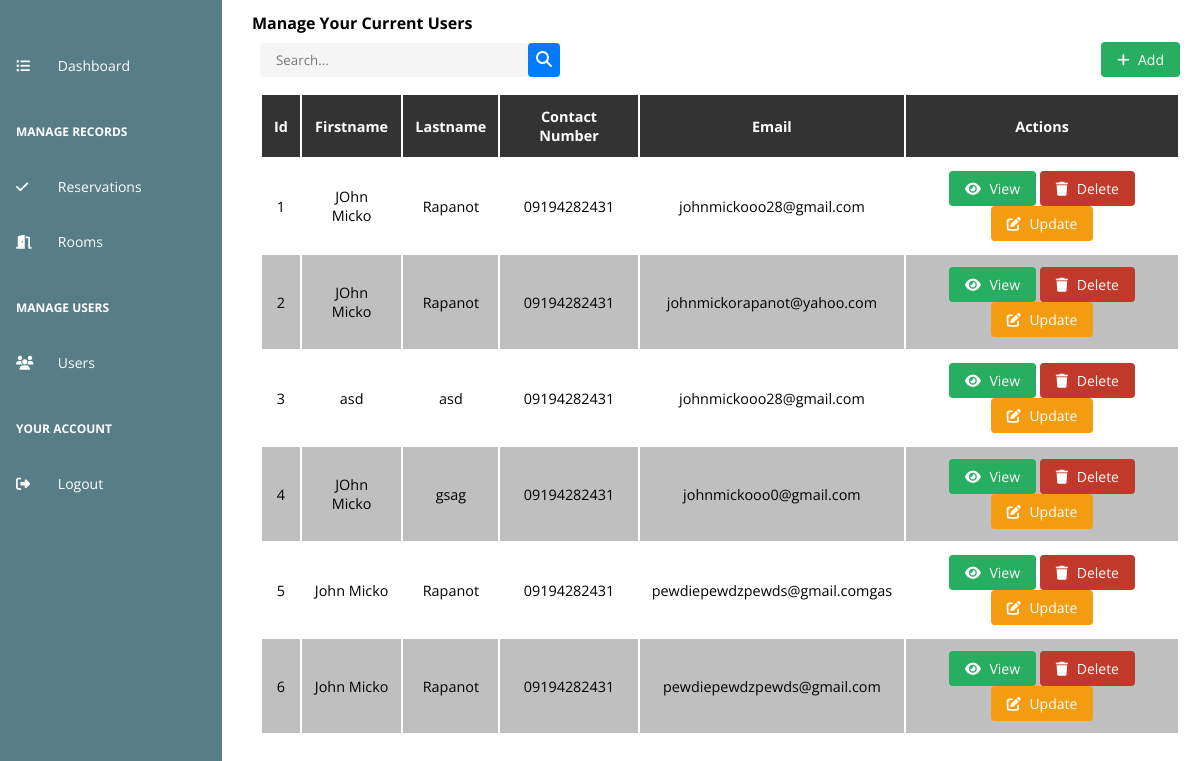
/admin/users.php, run on the app's committed database.
### tables this page shows
CREATE TABLE `users` (
  `id` int(11) NOT NULL,
  `firstname` varchar(255) NOT NULL,
  `lastname` varchar(255) NOT NULL,
  `contact_number` varchar(255) NOT NULL,
  `email` varchar(255) NOT NULL,
  `password` varchar(255) NOT NULL,
  `created_at` datetime NOT NULL DEFAULT current_timestamp(),
  `updated_at` datetime NOT NULL DEFAULT current_timestamp()
);

### admin/components/Table.php (the view, shortened to what this page needs)
<?php
class Table
{
    private $tbl, $header, $content, $id, $styles, $attributes, $columns, $form;
    public function __construct($tbl)
    {
        $this->tbl = $tbl;
    }
    public function build_header()
    {
        $header = "";
        $keys = array_keys($this->tbl[0]);
        foreach ($keys as $th) {
            $newTh = str_replace("_", " ", $th);
            $header .= "<th>$newTh</th>";
        }
        $header .= "<th>Actions</th>";
    }
    public function build_rows()
    {
        $rows = "";
        foreach ($this->tbl as $key => $row) {
            $rows .= "<tr>";
            $targetId = 0;
            foreach ($row as $subKey => $subRow) {
                $rows .= "<td>$subRow</td>";
                if($subKey == "id") $targetId = $subRow;
            }
            $rows .= <<<ACT
            <td>
                <button class="action-button view-button" method="view" target-modal="view_reservation_modal" target-id="{$targetId}"
                    target-form="{$this->getForm()}ViewForm" data-function="fetch_user_rooms">
                    <i class="fas fa-eye"></i> View
                </button>
                <button class="action-button delete-button" method="delete" target-modal="delete_confirmation_modal" target-id="{$targetId}">
                    <i class="fas fa-trash"></i> Delete
                </button>
                <button class="action-button update-button" method="update" target-modal="update_reservation_modal" target-id="{$targetId}"
                    target-form="{$this->getForm()}UpdateForm" data-function="fetch_user_rooms">
                    <i class="fas fa-edit"></i> Update
                </button>
            </td>
            ACT;
            $rows .= "</tr>";
        }
    }
    function build_table()
    {
        $this->build_header();
        $this->build_rows();
        return <<<TBL
            <table class="tbl">
                <thead>
                    {$this->getHeader()}
                </thead>
                <tbody>
                    {$this->getContent()}
                </tbody>
            </table>
            TBL;
    }
    public function getHeader()
    {
        return $this->header;
    }
    public function setHeader($header)
    {
        $this->header = $header;
        return $this;
    }
    public function getContent()
    {
        return $this->content;
    }
    public function setContent($content)
    {
        $this->content = $content;
        return $this;
    }
    public function getForm()
    {
        return $this->form;
    }
    public function setForm($form)
    {
        $this->form = $form;
        return $this;
    }
}

### admin/assets/css/styles.css (style rules this page uses)
:root { --primary-color: #2980b9; --secondary-color: #6c757d; --success-color: #27ae60; --danger-color: #c0392b; --warning-color: #f39c12; --info-color: #17a2b8; --light-color: #f8f9fa; --dark-color: #343a40; }
* { margin: 0; padding: 0; outline: none; box-sizing: border-box; font-family: 'Open Sans', sans-serif; }
body, html { height: 100%; }
body { display: grid; grid-template-columns: 1fr 4fr; }
.tbl { width: 100%; padding: 0.5rem; }
.tbl tr:nth-child(even), .tbl tr:hover { background-color: rgba(0, 0, 0, 0.25); }
.tbl th { background-color: #333; color: #fff; text-transform: capitalize; padding: 0.75rem; }
.tbl td, th { padding: 0.75rem; text-align: center; font-size: 0.9rem; }
.action-button, .row-action-buttons { display: inline-block; padding: 8px 16px; border-radius: 4px; font-size: 14px; color: #fff; background-color: #3498db; border: none; cursor: pointer; transition: background-color 0.3s ease; }
.view-button, .add-button { background-color: var(--success-color); }
.delete-button { background-color: var(--danger-color); }
.update-button { background-color: var(--warning-color); }
.action-button i { margin-right: 5px; }

### data on the page
users: id "1", firstname "JOhn Micko", lastname "Rapanot", contact_number "09194282431", email "johnmickooo28@gmail.com"
users: id "2", firstname "JOhn Micko", lastname "Rapanot", contact_number "09194282431", email "johnmickorapanot@yahoo.com"
users: id "3", firstname "asd", lastname "asd", contact_number "09194282431", email "johnmickooo28@gmail.com"
users: id "4", firstname "JOhn Micko", lastname "gsag", contact_number "09194282431", email "johnmickooo0@gmail.com"
users: id "5", firstname "John Micko", lastname "Rapanot", contact_number "09194282431", email "pewdiepewdzpewds@gmail.comgas"
users: id "6", firstname "John Micko", lastname "Rapanot", contact_number "09194282431", email "pewdiepewdzpewds@gmail.com"

### other printed values
$newTh "Id"
$newTh "Firstname"
$newTh "Lastname"
$newTh "Contact Number"
$newTh "Email"
